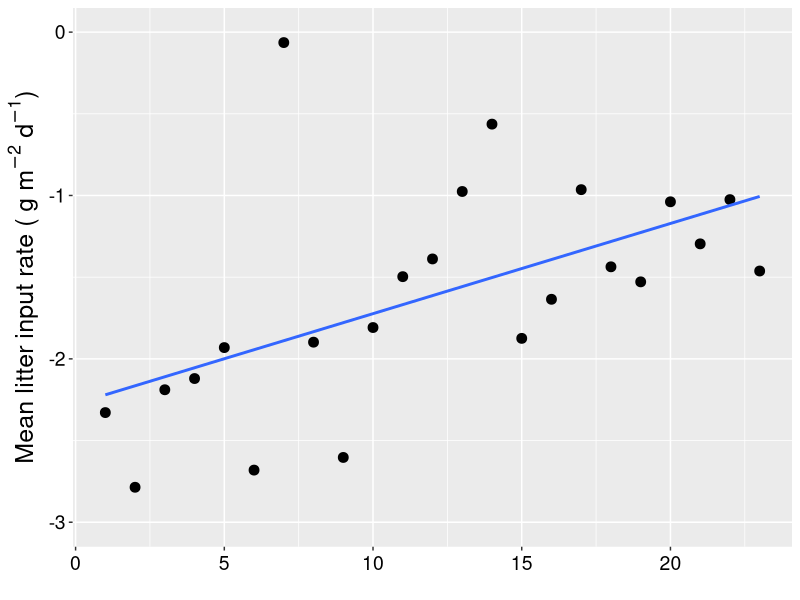
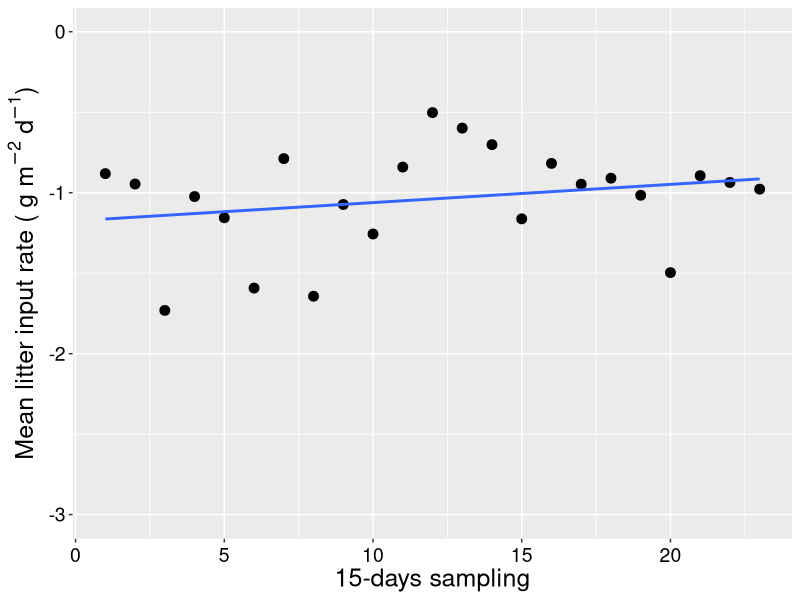
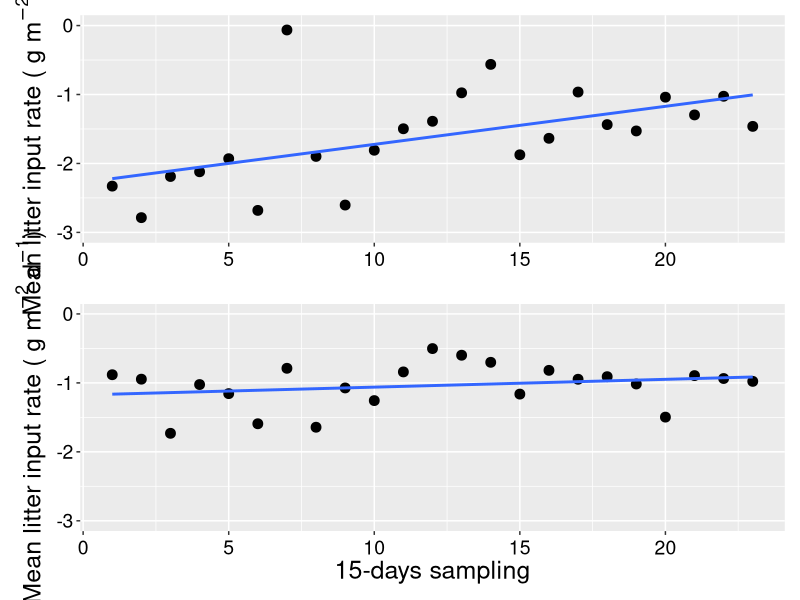

The R script that drew these images, in order: (Note: this script raises an error after producing the figures.)




#--------------------------------------------
# Linear model variables post huricanes
# 02 May 2020
#PEGF
#--------------------------------------------
#

library(modelr)
library(ggplot2)
library(dplyr)
library(patchwork)

variables<- read.csv("variables.csv")
variables


# Lm QPA Leaf Litter ------------------------------------------------------

LeafLitter <- variables %>% select(TimeLeaf,QPALeaflitter,QPBLeaflitter )
LeafLitter <- na.omit(LeafLitter)
LeafLitter

QPALeaf.mod  <- lm(QPALeaflitter ~ TimeLeaf, data=LeafLitter)
summary(QPALeaf.mod)

LeafLitter$QPAresid<- QPALeaf.mod$resid
LeafLitter

1/apply(LeafLitter, 2, sd)

p1 <- ggplot(LeafLitter,aes(TimeLeaf ,
                y=QPALeaflitter))+
  geom_point(size = 3) + 
  geom_smooth(method=lm,se=FALSE) +
  
  xlab('') + ylab("Mean litter input rate ("*~g~m^-2~d^-1*")") + # axis x
  
  theme(axis.title.y = element_text(size = 18, angle = 90)) +

  theme(axis.text.x=element_text(angle=0, size=14, vjust=0.5, color="black")) + #subaxis x
  theme(axis.text.y=element_text(angle=0, size=14, vjust=0.5, color="black")) + #subaxis y

  ylim(-3,0)
p1

  # Lm QPB Leaf Litter ------------------------------------------------------

QPBLeaf.mod <- lm(QPBLeaflitter ~ TimeLeaf, data=LeafLitter)
summary(QPBLeaf.mod)

LeafLitter$QPBresid<- QPBLeaf.mod$resid
LeafLitter

1/apply(LeafLitter, 2, sd)


p2 <- ggplot(LeafLitter,aes(TimeLeaf ,
                           y=QPBLeaflitter))+
  geom_point(size = 3) + 
  geom_smooth(method=lm,se=FALSE) +
  
  xlab('15-days sampling')+ ylab("Mean litter input rate ("*~g~m^-2~d^-1*")") +
  theme(axis.title.x = element_text(size = 18, angle = 00)) + # axis x
  theme(axis.title.y = element_text(size = 18, angle = 90)) +
  
  theme(axis.text.x=element_text(angle=0, size=14, vjust=0.5, color="black")) + #subaxis x
  theme(axis.text.y=element_text(angle=0, size=14, vjust=0.5, color="black")) + #subaxis y

ylim(-3,0)
p2

leaf <- p1 / p2
leaf + ggsave("Leaf.jpeg", width=6, height=10,dpi=600)



# Long-term ---------------------------------------------------------------

# QPA
p3 <- ggplot(variables,aes(TimeLeaf ,
                            y=QPAMean))+
  geom_point() + 
  geom_line() +

  xlab('')+ ylab("Mean litter input rate ("*~g~m^-2~d^-1*")") +
  theme(axis.title.y = element_text(size = 18, angle = 90)) +
  
  theme(axis.text.x=element_text(angle=0, size=14, vjust=0.5, color="black")) + #subaxis x
  theme(axis.text.y=element_text(angle=0, size=14, vjust=0.5, color="black")) + #subaxis y
  
  ylim(0,10)
p3

# QPB

p4 <- ggplot(variables,aes(TimeLeaf ,
                           y=QPBMean))+
  geom_point() + 
  geom_line() +
  
  xlab('15-days sampling')+ ylab("Mean litter input rate ("*~g~m^-2~d^-1*")") +
  theme(axis.title.x = element_text(size = 18, angle = 00)) + # axis x
  theme(axis.title.y = element_text(size = 18, angle = 90)) +
  
  theme(axis.text.x=element_text(angle=0, size=14, vjust=0.5, color="black")) + #subaxis x
  theme(axis.text.y=element_text(angle=0, size=14, vjust=0.5, color="black")) + #subaxis y
  
  ylim(0,10)
p4



leaf <- p3 / p4
leaf + ggsave("LeafMean.jpeg", width=6, height=10,dpi=600)


